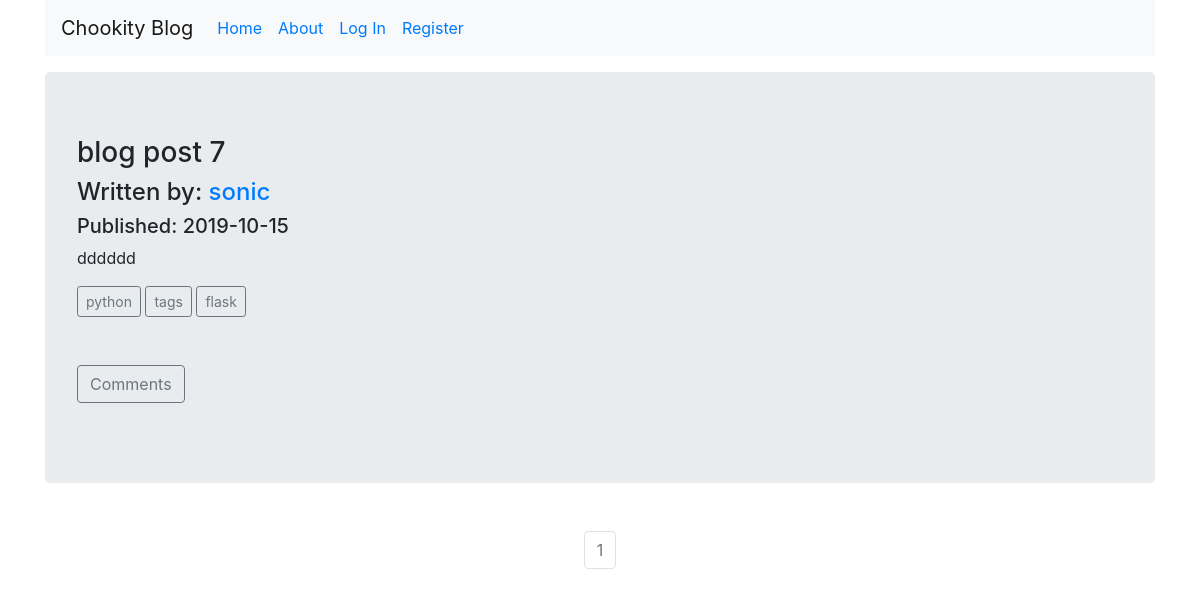
Page /post/blog-post-7 on the committed database.
### companyblog/models.py (models this page shows, shortened)
class BlogPost(db.Model):
    __tablename__ = 'blogpost'
    users = db.relationship(User)
    id = db.Column(db.Integer,primary_key=True)
    user_id = db.Column(db.Integer, db.ForeignKey('users.id'), nullable=False)
    comments = db.relationship('Comment', backref='post', lazy=True)
    date = db.Column(db.DateTime, nullable=False, default=datetime.utcnow)
    title = db.Column(db.String(140),nullable=False, unique=True)
    text = db.Column(db.Text,nullable=False)
    slug = db.Column(db.String(140), nullable=False)
    tags = db.relationship(
        'Tag', secondary=post_tag,
        backref=db.backref('posts', lazy='dynamic'), lazy='dynamic'
    )

class User(db.Model, UserMixin):
    __tablename__ = 'users'
    id = db.Column(db.Integer, primary_key=True)
    profile_image = db.Column(db.String(20), nullable=False, default='default_profile.png')
    email = db.Column(db.String(64), unique=True, index=True)
    username = db.Column(db.String(64),unique=True, index=True)
    password_hash = db.Column(db.String(128))
    posts = db.relationship('BlogPost', backref='author', lazy=True)
    comments = db.relationship('Comment', backref='author', lazy=True)

class Tag(db.Model):
    id = db.Column(db.Integer,primary_key=True)
    tag = db.Column(db.String(64), nullable=False, unique=True)

### companyblog/blog_posts/views.py (the view, shortened to what this page needs)
@blog_posts.route('/post/<slug>', methods=['GET', 'POST'])
def view_post(slug):
    page = request.args.get("page", 1, type=int)
    blog_post = BlogPost.query.filter_by(slug=slug).first_or_404()
    comments = Comment.query.filter(Comment.post_id == blog_post.id).order_by(
        Comment.timestamp.desc()).paginate(page, app.config['POSTS_PER_PAGE'], False)
    form = CommentForm()
    return render_template('view_post.html', post=blog_post, comments=comments, form=form)

### companyblog/templates/view_post.html (shortened to what this page needs)
{% extends "base.html" %}
{% block content %}
<div class="jumbotron">
    <h3>{{post.title}}</h3>
    <h4>Written by: <a href="{{url_for('users.user_posts', username=post.author.username)}}">{{post.author.username}}</a></h4>
    <h5>Published: {{post.date.strftime('%Y-%m-%d')}}</h5>
    <p>{{post.text}}</p>
    <div >
        {% for tag in post.tags %}
          <a href="{{url_for('blog_posts.posts_by_tag', tag=tag.tag)}}" class="btn btn-outline-secondary btn-sm">{{ tag.tag }}</a>
        {% endfor %}
    </div>
    <br>
    <br>
    <p>
        <a class="btn btn-outline-secondary" data-toggle="collapse" href="#collapseExample" role="button" aria-expanded="false" aria-controls="collapseExample">
          Comments
        </a>
    </p>
</div>
<nav aria-label="Page navigation example">
    <ul class="pagination justify-content-center pt-3">
        {% for page_num in comments.iter_pages(left_edge=1,right_edge=1,left_current=1,right_current=1) %}
            {% if comments.page == page_num %}
            <li class='page-item disabled'>
                <a class="page-link" href="{{url_for('blog_posts.view_post', slug=post.slug)}}">{{ page_num}}</a>
            </li>
            {% else %}
            <li class='page-item'>
                    <a class="page-link" href="{{url_for('blog_posts.view_post', slug=post.slug)}}">{{ page_num}}</a>
                </li>
            {% endif %}
        {% endfor %}
    </ul>
</nav>
{% endblock %}

### rows in the picture
BlogPost: title "blog post 7", date "2019-10-15", text "dddddd"
User: author.username "sonic"
Tag: tag "python"
Tag: tag "tags"
Tag: tag "flask"

### other values in the picture
{{ page_num }} "1"
